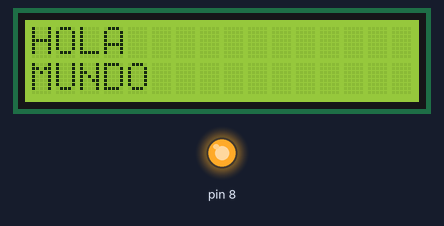
A sketch run on a simulated Arduino Uno, built with avr-gcc and run on an emulated ATmega328P. On the bench: 16×2 character LCD, output pins drawn as LEDs (lit = HIGH). Wiring (inferred from the names in the program): character LCD (HD44780): RS pin 2; E pin 3; data pin 4, pin 5, pin 6, pin 7. Pins used as bus, display or sensor lines are not drawn.

Above: at 0.1 s.
At 2.1 s:
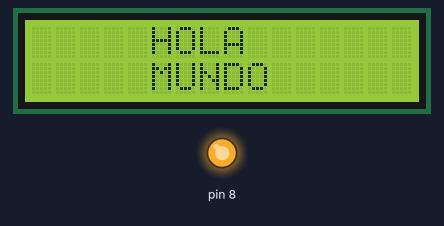
At 4.5 s:
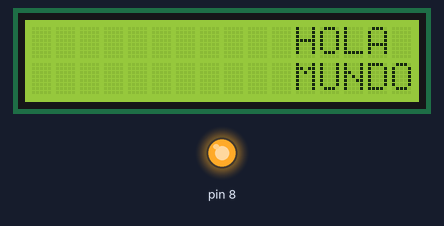
At 8.9 s:
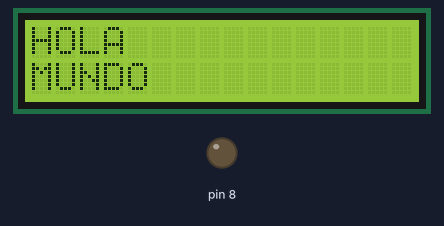
Timing chart, 0 to 10.4 s (numbered marks = the images above):
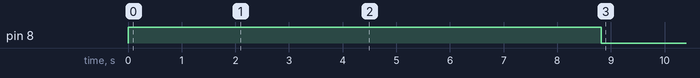

Measured:
- by itself, pin 8: HIGH → LOW at 8.8 s
- what the display in image 1 shows lasts 0.4 s, from 2.0 s to 2.4 s

The sketch:

LCDsinlibreria.ino
```cpp
const int rs = 2, en = 3, d4 = 4, d5 = 5, d6 = 6, d7 = 7;
int data_pins[4] = {d4,d5,d6,d7};
void setup() {
  pinMode (8, OUTPUT);
  digitalWrite (8,HIGH);
  lcdInit ();
  posicionCursor (1, 1);
  escribir (72);   //H
  escribir (79);   //O
  escribir (76);   //L
  escribir (65);   //A
  salto ();
  escribir (77);   //M
  escribir (85);   //U
  escribir (78);   //N
  escribir (68);   //D
  escribir (79);   //O
  for (int i=0; i<11; i++){
    delay (400);
    pantallaDer ();}
  for (int i=0; i<11; i++){
    delay (400);
    pantallaIzq ();}
}

void loop() {
  digitalWrite (8,LOW);
}

void lcdInit(){
  pinMode (rs, OUTPUT);
  digitalWrite (rs,LOW);
  pinMode (en, OUTPUT);
  digitalWrite (en,LOW);
  for (int i=0; i<4;i++){
    pinMode (data_pins[i],OUTPUT);
    digitalWrite (data_pins[i],LOW);
  }
  delayMicroseconds(50000); // Espera 50 ms
// Poner RS y en en bajo por default ya estan así
// Enviar 0011
        digitalWrite (d4,1);
        digitalWrite (d5,1);
        pulseEnable ();
  delayMicroseconds(4500); // Espera por mas de 4.1 ms
// Enviar 0011
        digitalWrite (d4,1);
        digitalWrite (d5,1);
        pulseEnable ();
  delayMicroseconds(4500); // Espera por mas de 4.1 ms
        digitalWrite (d4,1);
        digitalWrite (d5,1);
        pulseEnable ();
  delayMicroseconds(150); // Espera por mas de 100 us
        digitalWrite (d4,0);
        digitalWrite (d5,1);
        pulseEnable ();
  comando (40);
  comando (8);
  comando (1);            // Esta instrucción tarda mas
  delayMicroseconds(2000);// Espera por mas de 1.2 ms
  comando (6);
  //  ya se inicializo el LCD pero no muestra la pantalla
  comando (12);    // muestra la pantalla

}

void comando  (uint8_t valor){envio(valor, 0);}
void escribir (uint8_t valor){envio(valor, 1);}

void envio(uint8_t valor, uint8_t modo){
digitalWrite(rs, modo);         // RW debe estar a tierra
  for (int i = 4; i < 8; i++)
  //-----"valor >> i" desplaza i bits a la derecha-----//
  digitalWrite(data_pins[i-4],(valor>>i)&0x01);
pulseEnable ();
  for (int i = 0; i < 4; i++)
  digitalWrite(data_pins[i], (valor >> i) & 0x01);
pulseEnable ();
}

void pulseEnable(void) {
  digitalWrite(en, HIGH);
  delayMicroseconds(1);   //debe durar mas de 450ns
  digitalWrite(en, LOW);
  delayMicroseconds(100); //comando necesitan al menos 37us
}

void limpiar()          {comando (1); delayMicroseconds(2000);}
void inicio()           {comando (2); delayMicroseconds(2000);}
void cursorDerecho()    {comando (6);}
void cursorIzquierdo()  {comando (4);}
void Display()          {comando (12);}
void NoDisplay()        {comando (8);}
void cursorOn()         {comando (14);}
void cursorOff()        {comando (12);}
void blinkOn()          {comando (15);}
void blinkOff()         {comando (13);}
void retrocedeCursor()  {comando (16);}
void avanzaCursor()     {comando (20);}
void pantallaIzq()      {comando (24);}
void pantallaDer()      {comando (28);}
void salto()            {comando (192);}
void posicionCursor (int col, int ren){
  if (ren == 1)       comando(((col)-1)|(128));
  else                comando(((col)-1)|(192));
}
```
